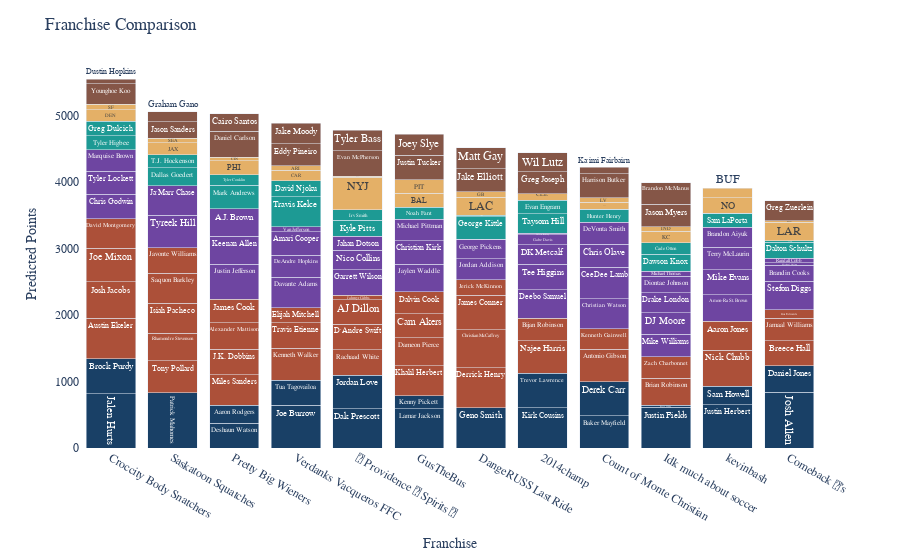

Here is the notebook cell this chart was saved with:
### Markdown cell above
# Roster Optimizer

### Code cell
#from ffpackage.analysis import starterSelector
# Roster optimizer
df = full.copy()
optimized = pd.DataFrame()
# Roster Dictionary
rosterDict = {
    'QB':['QB'], 
    'RB':['RB'],
    'WR':['WR'],
    'TE':['TE'],
    'K':['PK'],
    'DEF':['DEF'],
    'FLEX':['RB', 'WR', 'TE'],
    'SUPER_FLEX':['QB', 'RB', 'WR', 'TE'],
}
# Sort
cond_taxi = df['taxi'].isna()
sorted = df.loc[cond_taxi].sort_values(by='pts_proj', ignore_index=True, ascending=False)
# Loop through weeks and franchises
for this_user in df['user_id'].unique():
    for week_to_optimize in df['week'].unique():
        # Filter predictions for only that week and on a roster
        cond_franch = sorted['user_id']==this_user
        cond_week = sorted['week']==week_to_optimize
        week_filtered = sorted.loc[cond_franch & cond_week]
        # Start selecting the most valuable players in terms of total points for each position
        result = []
        for pos in rosterList:
            # Ignore bench spots
            if pos != "BN":
                # Filter for each position and make sure the player is not already taken
                cond_pos = week_filtered['position'].isin(rosterDict[pos])
                cond_nottaken = ~week_filtered['player_id'].isin(result)
                player_filtered = week_filtered.loc[cond_pos & cond_nottaken]
                # Find highest scoring player that fits
                if len(player_filtered)>0:
                    player = player_filtered.reset_index(drop=True)['player_id'][0]
                    result.append(player)
        # Append results
        next = week_filtered.loc[week_filtered['player_id'].isin(result)]
        optimized = pd.concat([optimized, next], axis=0, ignore_index=True)

# Get relative points
optimized = getRelProjs_optimized(optimized)
# Sum points across the season
optimized = getSeasonTotals(optimized)
# Visualize
fig = compareFranchises(optimized, how='absolute')
fig.show()

### Figure 1 — Plotly figure (JSON) as saved in the notebook; plotly's stock layout.template omitted (floating-point values rounded to 4 significant figures; data arrays with more than 128 entries replaced by an {"elided": "..."} marker saying what was removed)
{"data": [{"alignmentgroup": "True", "customdata": [[420.7, "Josh Allen", "QB"], [403.0, "Patrick Mahomes", "QB"], [391.1, "Jalen Hurts", "QB"], [219.0, "Joe Burrow", "QB"], [181.0, "Kirk Cousins", "QB"], [229.6, "Justin Herbert", "QB"], [167.9, "Lamar Jackson", "QB"], [185.9, "Geno Smith", "QB"], [167.1, "Dak Prescott", "QB"], [193.7, "Justin Fields", "QB"], [100.4, "Tua Tagovailoa", "QB"], [93.43, "Trevor Lawrence", "QB"], [59.39, "Baker Mayfield", "QB"], [93.44, "Derek Carr", "QB"], [86.39, "Jordan Love", "QB"], [101.4, "Brock Purdy", "QB"], [61.3, "Deshaun Watson", "QB"], [86.94, "Daniel Jones", "QB"], [53.18, "Sam Howell", "QB"], [42.64, "Aaron Rodgers", "QB"], [3.98, "Bryce Young", "QB"], [8.86, "Kenny Pickett", "QB"]], "hovertemplate": "<b>%{hovertext}</b><br><br>Predicted Points=%{y}<br>Relative Value=%{customdata[0]}<extra></extra>", "hovertext": ["Josh Allen", "Patrick Mahomes", "Jalen Hurts", "Joe Burrow", "Kirk Cousins", "Justin Herbert", "Lamar Jackson", "Geno Smith", "Dak Prescott", "Justin Fields", "Tua Tagovailoa", "Trevor Lawrence", "Baker Mayfield", "Derek Carr", "Jordan Love", "Brock Purdy", "Deshaun Watson", "Daniel Jones", "Sam Howell", "Aaron Rodgers", "Bryce Young", "Kenny Pickett"], "legendgroup": "QB", "marker": {"color": "hsla(210, 60%, 25%, 1)", "pattern": {"shape": ""}}, "name": "QB", "offsetgroup": "QB", "orientation": "v", "showlegend": true, "text": ["Josh Allen", "Patrick Mahomes", "Jalen Hurts", "Joe Burrow", "Kirk Cousins", "Justin Herbert", "Lamar Jackson", "Geno Smith", "Dak Prescott", "Justin Fields", "Tua Tagovailoa", "Trevor Lawrence", "Baker Mayfield", "Derek Carr", "Jordan Love", "Brock Purdy", "Deshaun Watson", "Daniel Jones", "Sam Howell", "Aaron Rodgers", "Bryce Young", "Kenny Pickett"], "textposition": "auto", "type": "bar", "x": ["Comeback 👑’s", "Saskatoon Squatches ", "Croccity Body Snatchers", "Verdanks Vacqueros FFC", "2014champ", "kevinbash", "GusTheBus", "DangeRUSS Last Ride", "📜 Providence 🪬 Spirits 🥂", "Idk much about soccer ", "Verdanks Vacqueros FFC", "2014champ", "Count of Monte Christian", "Count of Monte Christian", "📜 Providence 🪬 Spirits 🥂", "Croccity Body Snatchers", "Pretty Big Wieners", "Comeback 👑’s", "kevinbash", "Pretty Big Wieners", "Idk much about soccer ", "GusTheBus"], "xaxis": "x", "y": [842.2, 827.8, 815.8, 640.2, 602.6, 651.8, 589.5, 608.1, 588.3, 615.2, 380.2, 519.5, 481.6, 517.1, 506.7, 527.4, 375.2, 397.9, 279.3, 270.6, 28.24, 198.2], "yaxis": "y"}, {"alignmentgroup": "True", "customdata": [[453.2, "Austin Ekeler", "RB"], [435.0, "Derrick Henry", "RB"], [417.5, "Christian McCaffrey", "RB"], [383.1, "Josh Jacobs", "RB"], [386.6, "Nick Chubb", "RB"], [360.1, "James Conner", "RB"], [344.7, "Joe Mixon", "RB"], [291.9, "Miles Sanders", "RB"], [338.9, "Najee Harris", "RB"], [323.5, "Kenneth Walker", "RB"], [330.3, "Antonio Gibson", "RB"], [318.3, "Tony Pollard", "RB"], [258.5, "Rhamondre Stevenson", "RB"], [293.2, "Isiah Pacheco", "RB"], [191.4, "Bijan Robinson", "RB"], [228.5, "Travis Etienne", "RB"], [221.9, "J.K. Dobbins", "RB"], [282.8, "Khalil Herbert", "RB"], [286.2, "Saquon Barkley", "RB"], [281.9, "David Montgomery", "RB"], [275.8, "Aaron Jones", "RB"], [257.8, "Dameon Pierce", "RB"], [246.9, "Brian Robinson", "RB"], [223.9, "Rachaad White", "RB"], [231.0, "Alexander Mattison", "RB"], [232.3, "Javonte Williams", "RB"], [229.8, "D'Andre Swift", "RB"], [208.8, "Cam Akers", "RB"], [213.0, "AJ Dillon", "RB"], [211.6, "Breece Hall", "RB"], [181.4, "Jamaal Williams", "RB"], [193.9, "James Cook", "RB"], [110.3, "Jerick McKinnon", "RB"], [163.4, "Dalvin Cook", "RB"], [149.3, "Kenneth Gainwell", "RB"], [35.84, "Jahmyr Gibbs", "RB"], [169.1, "Zach Charbonnet", "RB"], [107.7, "Elijah Mitchell", "RB"], [17.6, "Gus Edwards", "RB"]], "hovertemplate": "<b>%{hovertext}</b><br><br>Predicted Points=%{y}<br>Relative Value=%{customdata[0]}<extra></extra>", "hovertext": ["Austin Ekeler", "Derrick Henry", "Christian McCaffrey", "Josh Jacobs", "Nick Chubb", "James Conner", "Joe Mixon", "Miles Sanders", "Najee Harris", "Kenneth Walker", "Antonio Gibson", "Tony Pollard", "Rhamondre Stevenson", "Isiah Pacheco", "Bijan Robinson", "Travis Etienne", "J.K. Dobbins", "Khalil Herbert", "Saquon Barkley", "David Montgomery", "Aaron Jones", "Dameon Pierce", "Brian Robinson", "Rachaad White", "Alexander Mattison", "Javonte Williams", "D'Andre Swift", "Cam Akers", "AJ Dillon", "Breece Hall", "Jamaal Williams", "James Cook", "Jerick McKinnon", "Dalvin Cook", "Kenneth Gainwell", "Jahmyr Gibbs", "Zach Charbonnet", "Elijah Mitchell", "Gus Edwards"], "legendgroup": "RB", "marker": {"color": "hsla(12, 50%, 45%, 1)", "pattern": {"shape": ""}}, "name": "RB", "offsetgroup": "RB", "orientation": "v", "showlegend": true, "text": ["Austin Ekeler", "Derrick Henry", "Christian McCaffrey", "Josh Jacobs", "Nick Chubb", "James Conner", "Joe Mixon", "Miles Sanders", "Najee Harris", "Kenneth Walker", "Antonio Gibson", "Tony Pollard", "Rhamondre Stevenson", "Isiah Pacheco", "Bijan Robinson", "Travis Etienne", "J.K. Dobbins", "Khalil Herbert", "Saquon Barkley", "David Montgomery", "Aaron Jones", "Dameon Pierce", "Brian Robinson", "Rachaad White", "Alexander Mattison", "Javonte Williams", "D'Andre Swift", "Cam Akers", "AJ Dillon", "Breece Hall", "Jamaal Williams", "James Cook", "Jerick McKinnon", "Dalvin Cook", "Kenneth Gainwell", "Jahmyr Gibbs", "Zach Charbonnet", "Elijah Mitchell", "Gus Edwards"], "textposition": "auto", "type": "bar", "x": ["Croccity Body Snatchers", "DangeRUSS Last Ride", "DangeRUSS Last Ride", "Croccity Body Snatchers", "kevinbash", "DangeRUSS Last Ride", "Croccity Body Snatchers", "Pretty Big Wieners", "2014champ", "Verdanks Vacqueros FFC", "Count of Monte Christian", "Saskatoon Squatches ", "Saskatoon Squatches ", "Saskatoon Squatches ", "2014champ", "Verdanks Vacqueros FFC", "Pretty Big Wieners", "GusTheBus", "Saskatoon Squatches ", "Croccity Body Snatchers", "kevinbash", "GusTheBus", "Idk much about soccer ", "📜 Providence 🪬 Spirits 🥂", "Pretty Big Wieners", "Saskatoon Squatches ", "📜 Providence 🪬 Spirits 🥂", "GusTheBus", "📜 Providence 🪬 Spirits 🥂", "Comeback 👑’s", "Comeback 👑’s", "Pretty Big Wieners", "DangeRUSS Last Ride", "GusTheBus", "Count of Monte Christian", "📜 Providence 🪬 Spirits 🥂", "Idk much about soccer ", "Verdanks Vacqueros FFC", "Comeback 👑’s"], "xaxis": "x", "y": [609.2, 598.4, 573.5, 546.5, 542.6, 517.6, 508.2, 455.3, 493.0, 479.5, 487.8, 481.8, 414.5, 451.1, 338.4, 384.6, 385.3, 446.2, 449.6, 437.9, 429.9, 421.2, 404.5, 379.9, 394.4, 388.4, 387.6, 366.7, 367.1, 375.0, 337.4, 357.3, 234, 326.8, 307.2, 66.57, 325.1, 227.0, 128.1], "yaxis": "y"}, {"alignmentgroup": "True", "customdata": {"elided": "43x3 mixed values"}, "hovertemplate": "<b>%{hovertext}</b><br><br>Predicted Points=%{y}<br>Relative Value=%{customdata[0]}<extra></extra>", "hovertext": ["Justin Jefferson", "Christian Watson", "Tyreek Hill", "CeeDee Lamb", "Davante Adams", "Ja'Marr Chase", "Keenan Allen", "Stefon Diggs", "Deebo Samuel", "Jaylen Waddle", "A.J. Brown", "Amon-Ra St. Brown", "Mike Evans", "Garrett Wilson", "Chris Godwin", "Tyler Lockett", "Christian Kirk", "Tee Higgins", "Marquise Brown", "Chris Olave", "DeAndre Hopkins", "Amari Cooper", "DK Metcalf", "DeVonta Smith", "Terry McLaurin", "Nico Collins", "Michael Pittman", "Mike Williams", "DJ Moore", "Jahan Dotson", "Gabe Davis", "Jordan Addison", "Drake London", "Brandon Aiyuk", "Diontae Johnson", "George Pickens", "Calvin Ridley", "Michael Thomas", "Van Jefferson", "Brandin Cooks", "Michael Gallup", "Randall Cobb", "Chase Claypool"], "legendgroup": "WR", "marker": {"color": "hsla(267, 40%, 45%, 1)", "pattern": {"shape": ""}}, "name": "WR", "offsetgroup": "WR", "orientation": "v", "showlegend": true, "text": ["Justin Jefferson", "Christian Watson", "Tyreek Hill", "CeeDee Lamb", "Davante Adams", "Ja'Marr Chase", "Keenan Allen", "Stefon Diggs", "Deebo Samuel", "Jaylen Waddle", "A.J. Brown", "Amon-Ra St. Brown", "Mike Evans", "Garrett Wilson", "Chris Godwin", "Tyler Lockett", "Christian Kirk", "Tee Higgins", "Marquise Brown", "Chris Olave", "DeAndre Hopkins", "Amari Cooper", "DK Metcalf", "DeVonta Smith", "Terry McLaurin", "Nico Collins", "Michael Pittman", "Mike Williams", "DJ Moore", "Jahan Dotson", "Gabe Davis", "Jordan Addison", "Drake London", "Brandon Aiyuk", "Diontae Johnson", "George Pickens", "Calvin Ridley", "Michael Thomas", "Van Jefferson", "Brandin Cooks", "Michael Gallup", "Randall Cobb", "Chase Claypool"], "textposition": "auto", "type": "bar", "x": ["Pretty Big Wieners", "Count of Monte Christian", "Saskatoon Squatches ", "Count of Monte Christian", "Verdanks Vacqueros FFC", "Saskatoon Squatches ", "Pretty Big Wieners", "Comeback 👑’s", "2014champ", "GusTheBus", "Pretty Big Wieners", "kevinbash", "kevinbash", "📜 Providence 🪬 Spirits 🥂", "Croccity Body Snatchers", "Croccity Body Snatchers", "GusTheBus", "2014champ", "Croccity Body Snatchers", "Count of Monte Christian", "Verdanks Vacqueros FFC", "Verdanks Vacqueros FFC", "2014champ", "Count of Monte Christian", "kevinbash", "📜 Providence 🪬 Spirits 🥂", "GusTheBus", "Idk much about soccer ", "Idk much about soccer ", "📜 Providence 🪬 Spirits 🥂", "2014champ", "DangeRUSS Last Ride", "Idk much about soccer ", "kevinbash", "Idk much about soccer ", "DangeRUSS Last Ride", "2014champ", "Idk much about soccer ", "Verdanks Vacqueros FFC", "Comeback 👑’s", "Comeback 👑’s", "Comeback 👑’s", "DangeRUSS Last Ride"], "xaxis": "x", "y": [529.2, 451.4, 485.8, 471.1, 453.9, 444.8, 418.3, 430.7, 425.3, 415.4, 411.5, 403.2, 375.1, 384.6, 370.3, 347.9, 355.0, 383.9, 323.1, 349.2, 335.6, 354.5, 292.4, 331.4, 339.1, 290.2, 321.4, 336.0, 325.6, 211.2, 149.4, 315.6, 299.5, 296.5, 247.2, 282.6, 26.73, 79.72, 70.15, 234.1, 39.25, 72.28, 11.87], "yaxis": "y"}, {"alignmentgroup": "True", "customdata": [[388.7, "Travis Kelce", "TE"], [283.9, "Mark Andrews", "TE"], [269.4, "George Kittle", "TE"], [222.6, "Taysom Hill", "TE"], [185.9, "Dawson Knox", "TE"], [205.2, "Dallas Goedert", "TE"], [141.7, "T.J. Hockenson", "TE"], [170.6, "Dalton Schultz", "TE"], [172.8, "Kyle Pitts", "TE"], [138.5, "Evan Engram", "TE"], [166.2, "David Njoku", "TE"], [138.3, "Sam LaPorta", "TE"], [141.6, "Tyler Higbee", "TE"], [153.3, "Greg Dulcich", "TE"], [114.5, "Noah Fant", "TE"], [116.7, "Hunter Henry", "TE"], [93.18, "Tyler Conklin", "TE"], [100.5, "Cade Otton", "TE"], [94.08, "Irv Smith", "TE"], [12.27, "Darren Waller", "TE"], [6.25, "Robert Tonyan", "TE"], [2.058, "Noah Gray", "TE"], [0, "Adam Trautman", "TE"]], "hovertemplate": "<b>%{hovertext}</b><br><br>Predicted Points=%{y}<br>Relative Value=%{customdata[0]}<extra></extra>", "hovertext": ["Travis Kelce", "Mark Andrews", "George Kittle", "Taysom Hill", "Dawson Knox", "Dallas Goedert", "T.J. Hockenson", "Dalton Schultz", "Kyle Pitts", "Evan Engram", "David Njoku", "Sam LaPorta", "Tyler Higbee", "Greg Dulcich", "Noah Fant", "Hunter Henry", "Tyler Conklin", "Cade Otton", "Irv Smith", "Darren Waller", "Robert Tonyan", "Noah Gray", "Adam Trautman"], "legendgroup": "TE", "marker": {"color": "hsla(177, 68%, 36%, 1)", "pattern": {"shape": ""}}, "name": "TE", "offsetgroup": "TE", "orientation": "v", "showlegend": true, "text": ["Travis Kelce", "Mark Andrews", "George Kittle", "Taysom Hill", "Dawson Knox", "Dallas Goedert", "T.J. Hockenson", "Dalton Schultz", "Kyle Pitts", "Evan Engram", "David Njoku", "Sam LaPorta", "Tyler Higbee", "Greg Dulcich", "Noah Fant", "Hunter Henry", "Tyler Conklin", "Cade Otton", "Irv Smith", "Darren Waller", "Robert Tonyan", "Noah Gray", "Adam Trautman"], "textposition": "auto", "type": "bar", "x": ["Verdanks Vacqueros FFC", "Pretty Big Wieners", "DangeRUSS Last Ride", "2014champ", "Idk much about soccer ", "Saskatoon Squatches ", "Saskatoon Squatches ", "Comeback 👑’s", "📜 Providence 🪬 Spirits 🥂", "2014champ", "Verdanks Vacqueros FFC", "kevinbash", "Croccity Body Snatchers", "Croccity Body Snatchers", "GusTheBus", "Count of Monte Christian", "Pretty Big Wieners", "Idk much about soccer ", "📜 Providence 🪬 Spirits 🥂", "DangeRUSS Last Ride", "Comeback 👑’s", "Count of Monte Christian", "kevinbash"], "xaxis": "x", "y": [456.7, 351.6, 337.1, 291.1, 253.6, 273.1, 194.5, 238.5, 241.4, 202.3, 234.5, 205.9, 209.5, 220.9, 182.8, 185.2, 161.1, 168.8, 162.0, 19.82, 21.45, 9.108, 6.65], "yaxis": "y"}, {"alignmentgroup": "True", "customdata": [[706.5, "NYJ", "DEF"], [311.2, "NO", "DEF"], [277.4, "PHI", "DEF"], [244.8, "DEN", "DEF"], [261.9, "CAR", "DEF"], [281.3, "KC", "DEF"], [321.6, "BAL", "DEF"], [288.0, "JAX", "DEF"], [284.9, "CLE", "DEF"], [162.2, "ATL", "DEF"], [302.0, "PIT", "DEF"], [481.7, "LAR", "DEF"], [484.7, "LAC", "DEF"], [122.7, "LV", "DEF"], [205.2, "BUF", "DEF"], [186.0, "GB", "DEF"], [124.5, "ARI", "DEF"], [98.12, "CIN", "DEF"], [135.1, "SF", "DEF"], [100.4, "SEA", "DEF"], [81.2, "MIN", "DEF"], [168.5, "IND", "DEF"], [49.21, "DAL", "DEF"], [26.34, "CHI", "DEF"]], "hovertemplate": "<b>%{hovertext}</b><br><br>Predicted Points=%{y}<br>Relative Value=%{customdata[0]}<extra></extra>", "hovertext": ["NYJ", "NO", "PHI", "DEN", "CAR", "KC", "BAL", "JAX", "CLE", "ATL", "PIT", "LAR", "LAC", "LV", "BUF", "GB", "ARI", "CIN", "SF", "SEA", "MIN", "IND", "DAL", "CHI"], "legendgroup": "DEF", "marker": {"color": "hsla(35, 70%, 65%, 1)", "pattern": {"shape": ""}}, "name": "DEF", "offsetgroup": "DEF", "orientation": "v", "showlegend": true, "text": ["NYJ", "NO", "PHI", "DEN", "CAR", "KC", "BAL", "JAX", "CLE", "ATL", "PIT", "LAR", "LAC", "LV", "BUF", "GB", "ARI", "CIN", "SF", "SEA", "MIN", "IND", "DAL", "CHI"], "textposition": "auto", "type": "bar", "x": ["📜 Providence 🪬 Spirits 🥂", "kevinbash", "Pretty Big Wieners", "Croccity Body Snatchers", "Verdanks Vacqueros FFC", "Idk much about soccer ", "GusTheBus", "Saskatoon Squatches ", "2014champ", "Count of Monte Christian", "GusTheBus", "Comeback 👑’s", "DangeRUSS Last Ride", "Count of Monte Christian", "kevinbash", "DangeRUSS Last Ride", "Verdanks Vacqueros FFC", "Pretty Big Wieners", "Croccity Body Snatchers", "Saskatoon Squatches ", "Comeback 👑’s", "Idk much about soccer ", "📜 Providence 🪬 Spirits 🥂", "2014champ"], "xaxis": "x", "y": [484.7, 233.6, 208.3, 171.6, 159.6, 175.9, 210.9, 178.1, 181.5, 103.3, 197.0, 279.5, 275.8, 69.54, 139.4, 81.06, 70.93, 52.86, 80.21, 69.27, 24.98, 71.47, 18.15, -84.45], "yaxis": "y"}, {"alignmentgroup": "True", "customdata": [[138.6, "Daniel Carlson", "PK"], [127.5, "Evan McPherson", "PK"], [115.8, "Justin Tucker", "PK"], [102.2, "Harrison Butker", "PK"], [83.31, "Younghoe Koo", "PK"], [85.5, "Jake Elliott", "PK"], [75.78, "Jason Myers", "PK"], [75.55, "Greg Joseph", "PK"], [69.53, "Brandon McManus", "PK"], [53.5, "Jason Sanders", "PK"], [70.38, "Eddy Pineiro", "PK"], [54.99, "Greg Zuerlein", "PK"], [59.45, "Matt Gay", "PK"], [52.68, "Tyler Bass", "PK"], [59.28, "Joey Slye", "PK"], [29.88, "Graham Gano", "PK"], [52.48, "Jake Moody", "PK"], [28.18, "Wil Lutz", "PK"], [13.68, "Ka'imi Fairbairn", "PK"], [5.32, "Dustin Hopkins", "PK"], [5.64, "Cairo Santos", "PK"]], "hovertemplate": "<b>%{hovertext}</b><br><br>Predicted Points=%{y}<br>Relative Value=%{customdata[0]}<extra></extra>", "hovertext": ["Daniel Carlson", "Evan McPherson", "Justin Tucker", "Harrison Butker", "Younghoe Koo", "Jake Elliott", "Jason Myers", "Greg Joseph", "Brandon McManus", "Jason Sanders", "Eddy Pineiro", "Greg Zuerlein", "Matt Gay", "Tyler Bass", "Joey Slye", "Graham Gano", "Jake Moody", "Wil Lutz", "Ka'imi Fairbairn", "Dustin Hopkins", "Cairo Santos"], "legendgroup": "PK", "marker": {"color": "hsla(14, 30%, 40%, 1)", "pattern": {"shape": ""}}, "name": "PK", "offsetgroup": "PK", "orientation": "v", "showlegend": true, "text": ["Daniel Carlson", "Evan McPherson", "Justin Tucker", "Harrison Butker", "Younghoe Koo", "Jake Elliott", "Jason Myers", "Greg Joseph", "Brandon McManus", "Jason Sanders", "Eddy Pineiro", "Greg Zuerlein", "Matt Gay", "Tyler Bass", "Joey Slye", "Graham Gano", "Jake Moody", "Wil Lutz", "Ka'imi Fairbairn", "Dustin Hopkins", "Cairo Santos"], "textposition": "auto", "type": "bar", "x": ["Pretty Big Wieners", "📜 Providence 🪬 Spirits 🥂", "GusTheBus", "Count of Monte Christian", "Croccity Body Snatchers", "DangeRUSS Last Ride", "Idk much about soccer ", "2014champ", "Idk much about soccer ", "Saskatoon Squatches ", "Verdanks Vacqueros FFC", "Comeback 👑’s", "DangeRUSS Last Ride", "📜 Providence 🪬 Spirits 🥂", "GusTheBus", "Saskatoon Squatches ", "Verdanks Vacqueros FFC", "2014champ", "Count of Monte Christian", "Croccity Body Snatchers", "Pretty Big Wieners"], "xaxis": "x", "y": [393.8, 383.4, 371, 361.2, 311, 344.6, 331.9, 330.8, 326.5, 245.5, 326.2, 297, 315.7, 307.9, 314.4, 153.0, 309.5, 285.2, 99, 64, 260.9], "yaxis": "y"}], "layout": {"barmode": "stack", "font": {"family": "Skia"}, "legend": {"title": {"text": "position"}, "tracegroupgap": 0}, "margin": {"t": 60}, "plot_bgcolor": "rgba(0,0,0,0)", "showlegend": false, "title": {"text": "Franchise Comparison"}, "xaxis": {"anchor": "y", "categoryorder": "total descending", "domain": [0, 1], "title": {"text": "Franchise"}}, "yaxis": {"anchor": "x", "domain": [0, 1], "title": {"text": "Predicted Points"}}}}
